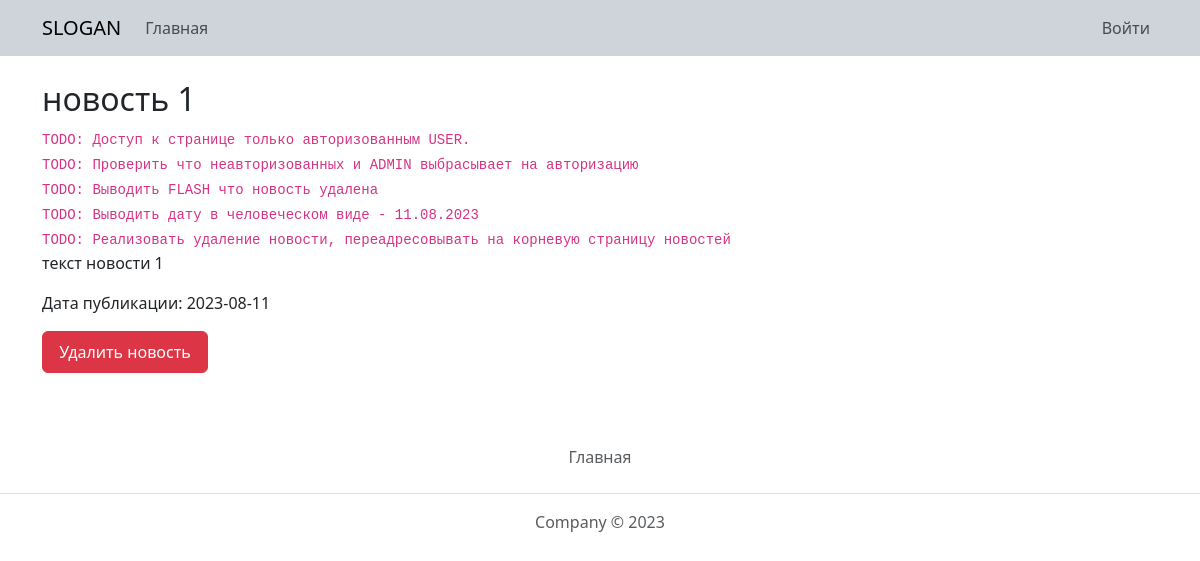
The app's page /news_post/1, older data.
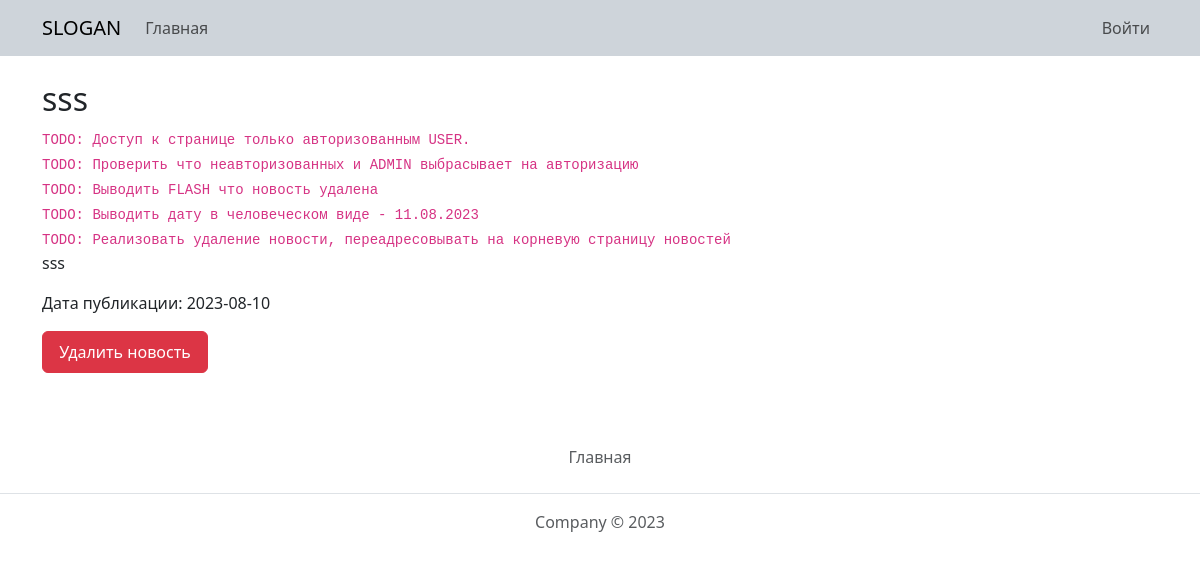
The same page, newer data.
### webapp/db.py (models this page shows)
class News(db.Model):
    id = db.Column(db.Integer, primary_key=True)
    zag = db.Column(db.String, nullable=False)
    description = db.Column(db.String, nullable=False)
    published_at = db.Column(db.DateTime, default=datetime.utcnow)

### webapp/app.py (the view)
@app.route('/news_post/<int:id>')
def news_post(id):
    news = News.query.get(id)
    return render_template(
        'news_post.html',
        news=news,
    )

### webapp/templates/news_post.html
{% extends 'base.html' %}
{% block content %}
    <div class="container mt-4">
        <div class="row">
            <div class="col-12">
                <h2>{{ news.zag }}</h2>
                <code>TODO: Доступ к странице только авторизованным USER.</code><br>
                <code>TODO: Проверить что неавторизованных и ADMIN выбрасывает на авторизацию</code><br>
                <code>TODO: Выводить FLASH что новость удалена</code><br>
                <code>TODO: Выводить дату в человеческом виде - 11.08.2023</code><br>
                <code>TODO: Реализовать удаление новости, переадресовывать на корневую страницу новостей</code>
                <p>
                    {{ news.description }}
                </p>
                <p>
                    Дата публикации: {{ news.published_at.date() }}
                </p>
            </div>
            <div class="col-2">
                <a href="{{ url_for('news_post', id=news.id) }}/del" class="btn btn-danger w-100 py-2">Удалить новость</a>
            </div>
        </div>
    </div>
{% endblock %}

Row changes from the older to the newer data that the page shows:
changed News: zag "новость 1" → "sss"; description "текст новости 1" → "sss"; published_at "2023-08-11" → "2023-08-10"
